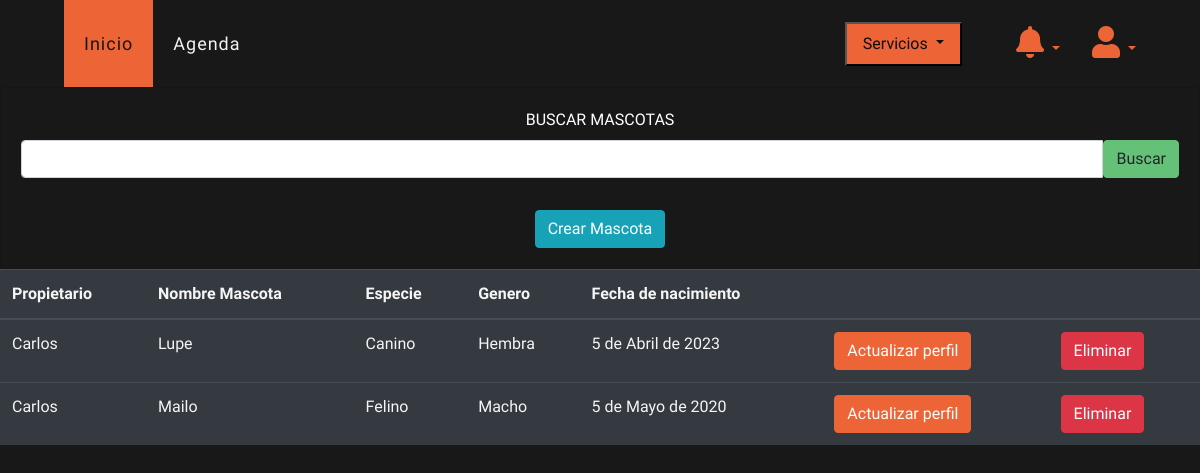
/ver/mascotas (signed in), run on the app's committed database.
### veterinary/models.py (models this page shows, shortened)
class Pet(models.Model):
    veterinary = models.ForeignKey(Veterinary, on_delete=models.PROTECT, null=True, blank=True)
    client = models.ForeignKey(Client, on_delete=models.PROTECT, related_name='pets')
    namePet = models.CharField(max_length=30, blank=False, null=False, verbose_name='nombre')
    species = models.CharField(max_length=30, blank=True, null=True, verbose_name='especie')
    birthdate = models.DateField(blank=True, null=True, verbose_name='fecha de nacimiento')
    gender = models.CharField(max_length=6, blank=False, null=False, default='Desconocido', verbose_name='género')

class Client(models.Model):
    CHOICES = [('CC', 'CC'), ('CE', 'CE'),
               ('TI', 'TI'), ('PPT', 'PPT'), ('PASAPORTE', 'PASAPORTE')]
    veterinary = models.ForeignKey(Veterinary, on_delete=models.PROTECT, blank=True, null=True)
    name = models.CharField(max_length=50, blank=False, null=False, verbose_name='Cliente')
    last_name = models.CharField(max_length=50, blank=False, null=False)
    type = models.CharField(max_length=10, choices=CHOICES, verbose_name='Tipo documento', default='CC')
    document = models.CharField(max_length=20, unique=False, blank=True, null=True, verbose_name='Documento')
    email = models.EmailField(max_length=254, unique=False, blank=True, null=True)
    phone = models.CharField(max_length=15, blank=True, null=True)
    global_id = models.UUIDField(default=uuid.uuid4, editable=False, unique=True)
    def __str__(self):
        return self.name
    class Meta:
        unique_together = ('document', 'email', 'veterinary')

### veterinary/views.py (the view)
# urls.py: path("ver/mascotas", views.detailPet, name='detailPet'),
@login_required(login_url="login")
def detailPet(request):
    VeterinaryLogued = request.user.veterinary
    if request.method == "POST":
        search_query = request.POST.get("search", "")
        pet = Pet.objects.select_related("client", "client__veterinary").filter(
            namePet__contains=search_query, client__veterinary=VeterinaryLogued
        )
        formPet = PetForm(VeterinaryLogued, request.POST)
        if formPet.is_valid():
            pet_instance = formPet.save(commit=False)
            pet_instance.veterinary = VeterinaryLogued
            pet_instance.save()
            return redirect("detailPet")
    else:
        formPet = PetForm(VeterinaryLogued)
        pet = Pet.objects.select_related("client", "client__veterinary").filter(
            client__veterinary=VeterinaryLogued
        )
    context = {"pets": pet, "form": formPet}
    return render(request, "veterinary/detailPet.html", context)

### veterinary/forms.py
class PetForm(ModelForm):
    def __init__(self, VeterinaryLogued, *args, **kwargs):
        super().__init__(*args, **kwargs)
        self.fields['client'].queryset = Client.objects.filter(veterinary=VeterinaryLogued)
    class Meta:
        model = Pet
        exclude = ['veterinary']
        CHOICES = (('Macho', 'Macho'), ('Hembra', 'Hembra'),)
        CHOICESPECIES = (('Felino', 'Felino'), ('Canino', 'Canino'), ('Aves', 'Aves'), ('Otro', 'Otro'))
        widgets = {
            'client': Select(attrs={'class': 'form-control'}),
            'namePet': TextInput(attrs={'class': 'form-control'}),
            'species': Select(attrs={'class': 'form-control'}, choices=CHOICESPECIES),
            'gender': Select(attrs={'class': 'form-control'}, choices=CHOICES),
            'birthdate': DateInput(attrs={'class': 'form-control', 'type': 'date'}),
        }
        labels = {
            'client': 'Cliente',
        }

### veterinary/views.py (called while the page is built)
def check_notifications(request):
    if not request.user.is_authenticated:
        veterinary_logued = Veterinary.objects.get(id=1)
    else:
        veterinary_logued = request.user.veterinary
    if not Client.objects.filter(veterinary=veterinary_logued).exists():
        messages.info(request, 'Registra clientes')
    if not Pet.objects.filter(client__veterinary=veterinary_logued).exists():
        messages.info(request, 'Registra mascotas')
    if not Category.objects.filter(veterinary=veterinary_logued).exists():
        messages.info(request, 'Registra categorias y productos')
    if not Events.objects.filter(veterinary=veterinary_logued).exists():
        messages.info(request, 'Registra tu primer cita')

### templates/veterinary/detailPet.html (shortened to what this page needs)
{% extends 'layout/base.html' %}
{% block 'style' %}
{% load static %}
<link rel="stylesheet" href="{% static 'css/estiloindex.css' %}">
<link rel="stylesheet" href="{% static 'css/estilo.css' %}">
{% endblock %}
{% block 'header' %}
{% include 'layout/partials/headerbase.html' %}
{% endblock %}
{% block 'content' %}
<div class="container-fluid" style="background-color: #181818; height: 100vh;">
    <div class="row">
      <div class="col-md-12">
        <div class="card bg-dark text-white">
          <div class="card-body text-center">
            <form action="" method="POST">
              <label for="search" class="form-label">BUSCAR MASCOTAS</label>
              <div class="input-group mb-3">
                <input type="text" class="form-control" name="search">
                <button type="submit" class="btn btn-secondary">Buscar</button>
              </div>
            </form>
            <a data-toggle="modal" data-target="#exampleModal" class="btn btn-info mt-3">Crear Mascota</a>
          </div>
        </div>
        <div class="table-responsive">
          <table class="table table-dark table-responsive-sm">
            <thead>
              <tr>
                <th>Propietario</th>
                <th>Nombre Mascota</th>
                <th>Especie</th>
                <th>Genero</th>
                <th>Fecha de nacimiento</th>
                <th></th>
                <th></th>
              </tr>
            </thead>
            <tbody>
              {% for pet in pets %}
              <tr>
                <td>{{pet.client}}</td>
                <td>{{pet.namePet}}</td>
                <td>{{pet.species}}</td>
                <td>{{pet.gender}}</td>
                <td>{{pet.birthdate}}</td>
                <td><a href="{% url 'updatePet' id=pet.id %}" class="btn btn-primary">Actualizar perfil</a></td>
                <td><button onclick="borrar('{{pet.id}}')" class="btn btn-danger">Eliminar</button></td>
              </tr>
              {% endfor %}
            </tbody>
          </table>
        </div>
      </div>
    </div>
  </div>
{% endblock %}

### data on the page
Pet: client "Carlos", namePet "Lupe", species "Canino", gender "Hembra", birthdate "5 de Abril de 2023"
Pet: client "Carlos", namePet "Mailo", species "Felino", gender "Macho", birthdate "5 de Mayo de 2020"
